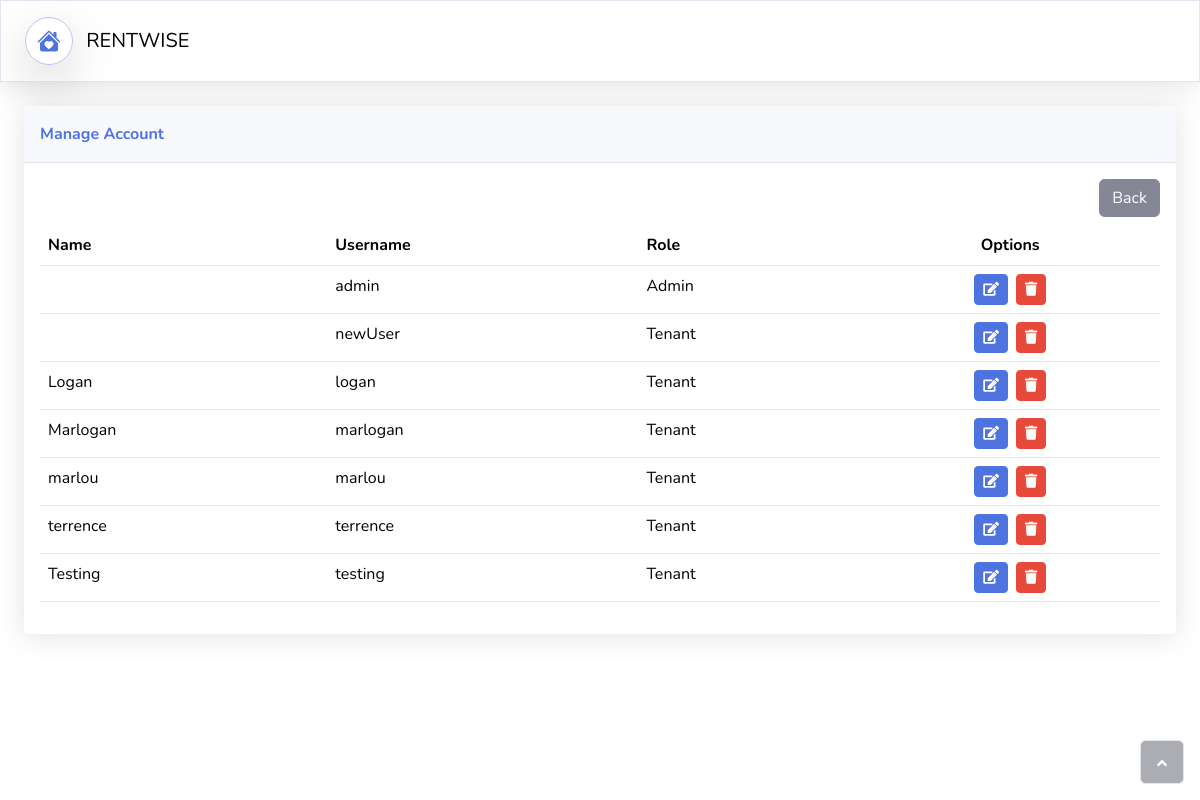
Screenshot of /manage-account.php (signed in) with the database file from the repository.
### tables this page shows
CREATE TABLE `users` (
  `id` int(11) NOT NULL,
  `username` varchar(255) DEFAULT NULL,
  `password` varchar(255) DEFAULT NULL,
  `fullname` varchar(255) DEFAULT NULL,
  `email` varchar(255) DEFAULT NULL,
  `phone` varchar(255) DEFAULT NULL,
  `address` varchar(255) DEFAULT NULL,
  `level` varchar(255) DEFAULT NULL,
  `created_at` datetime DEFAULT current_timestamp()
);

### functions/views/users.php (the view)
<?php
include_once 'functions/connection.php';
$loggedInUserLevel = $_SESSION['level'];
if ($loggedInUserLevel == 2) {
    $query = "SELECT * FROM users WHERE id = :userId ORDER BY fullname ASC";
    $stmt = $db->prepare($query);
    $stmt->bindParam(':userId', $_SESSION['id'], PDO::PARAM_INT);
} else {
    $query = "SELECT * FROM users ORDER BY fullname ASC";
    $stmt = $db->prepare($query);
}
$stmt->execute();
$results = $stmt->fetchAll(PDO::FETCH_ASSOC);
foreach ($results as $row) {
    if ($row['level'] == 0) {
        $role = 'Admin';
    } elseif ($row['level'] == 1) {
        $role = 'Landlord';
    } elseif ($row['level'] == 2) {
        $role = 'Tenant';
    } else {
        $role = 'Unknown';
    }
    echo '<tr>';
    echo '<td>' . htmlspecialchars($row['fullname']) . '</td>';
    echo '<td>' . htmlspecialchars($row['username']) . '</td>';
    echo '<td>' . $role . '</td>';
    echo '<td class="text-center">';
    echo '<button class="btn btn-primary btn-sm me-2"
        data-bs-target="#update"
        data-bs-toggle="modal"
        data-id="' . htmlspecialchars($row['id']) . '"
        data-name="' . htmlspecialchars($row['fullname']) . '"
        data-username="' . htmlspecialchars($row['username']) . '"
        data-level="' . htmlspecialchars($row['level']) . '"
        data-phone="' . htmlspecialchars($row['phone']) . '"
        data-email="' . htmlspecialchars($row['email']) . '"
        data-address="' . htmlspecialchars($row['address']) . '">
        <i class="fas fa-edit"></i>
      </button>';
    echo '<button class="btn btn-danger btn-sm" data-bs-target="#remove" data-bs-toggle="modal" data-id="' . $row['id'] . '"><i class="fas fa-trash"></i></button>';
    echo '</td>';
    echo '</tr>';
}

### manage-account.php (shortened to what this page needs)
<!DOCTYPE html>
<html data-bs-theme="light" lang="en">
<head>
    <link rel="stylesheet" href="assets/bootstrap/css/bootstrap.min.css">
    <link rel="stylesheet" href="assets/fonts/fontawesome-all.min.css">
    <link rel="stylesheet" href="assets/css/Change-Password-floating-Label.css">
    <link rel="stylesheet" href="assets/css/Navbar-Right-Links-icons.css">
    <link rel="stylesheet" href="assets/css/Profile-with-data-and-skills.css">
    <link rel="stylesheet" href="https://cdn.datatables.net/1.13.6/css/dataTables.bootstrap5.min.css">
</head>
<body id="page-top">
    <div id="wrapper">
        <div class="d-flex flex-column" id="content-wrapper" style="background: rgb(255,255,255);">
            <nav class="navbar navbar-expand-lg shadow py-3 border navbar-light">
                <div class="container-fluid">
                    <span class="bs-icon-md bs-icon-rounded bs-icon-semi-white border rounded-circle border-primary-subtle shadow-lg d-flex justify-content-center align-items-center me-2 bs-icon">
                    </span>
                    <a class="navbar-brand d-flex align-items-center" href="#home"><span>&nbsp;RENTWISE</span></a>
                </div>
            </nav>
            <div id="content">
                <div class="container-fluid">
                    <div class="card shadow">
                        <div class="card-header py-3">
                            <p class="text-primary m-0 fw-bold">Manage Account</p>
                        </div>
                        <div class="card-body">
                            <div class="d-flex justify-content-end mb-2">
                                <a href="index.php" class="btn btn-secondary">Back</a>
                            </div>
                            <div class="table-responsive table mt-2" id="dataTable-1" role="grid" aria-describedby="dataTable_info">
                                <table class="table my-0" id="dataTable">
                                    <thead>
                                        <tr>
                                            <th>Name</th>
                                            <th>Username</th>
                                            <th>Role</th>
                                            <th class="text-center">Options</th>
                                        </tr>
                                    </thead>
                                    <tbody>
                                        <?php include_once 'functions/views/users.php' ?>
                                    </tbody>
                                </table>
                            </div>
                        </div>
                    </div>
                </div>
            </div>
        </div>
    </div><a class="border rounded d-inline scroll-to-top" href="#page-top"><i class="fas fa-angle-up"></i></a>
</body>
</html>

### assets/css/Profile-with-data-and-skills.css (style rules this page uses)
.card { background: #fff; transition: .5s; border: 0; margin-bottom: 30px; border-radius: .55rem; position: relative; width: 100%; box-shadow: 0 1px 2px 0 rgb(0 0 0 / 10%); }
.card { position: relative; display: flex; flex-direction: column; min-width: 0; word-wrap: break-word; background-color: #fff; background-clip: border-box; border: 0px solid rgba(0, 0, 0, 0); border-radius: .25rem; margin-bottom: 1.5rem; box-shadow: 0 2px 6px 0 rgb(218 218 253 / 65%), 0 2px 6px 0 rgb(206 206 238 / 54%); }
.card { box-shadow: 0 1px 3px 0 rgba(0,0,0,.1), 0 1px 2px 0 rgba(0,0,0,.06); }
.card { position: relative; display: flex; flex-direction: column; min-width: 0; word-wrap: break-word; background-color: #fff; background-clip: border-box; border: 0 solid rgba(0,0,0,.125); border-radius: .25rem; }
.card-body { flex: 1 1 auto; min-height: 1px; padding: 1rem; }

### rows the page displays
users: username "admin", level "Admin"
users: username "newUser", level "Tenant"
users: fullname "Logan", username "logan", level "Tenant"
users: fullname "Marlogan", username "marlogan", level "Tenant"
users: fullname "marlou", username "marlou", level "Tenant"
users: fullname "terrence", username "terrence", level "Tenant"
users: fullname "Testing", username "testing", level "Tenant"
